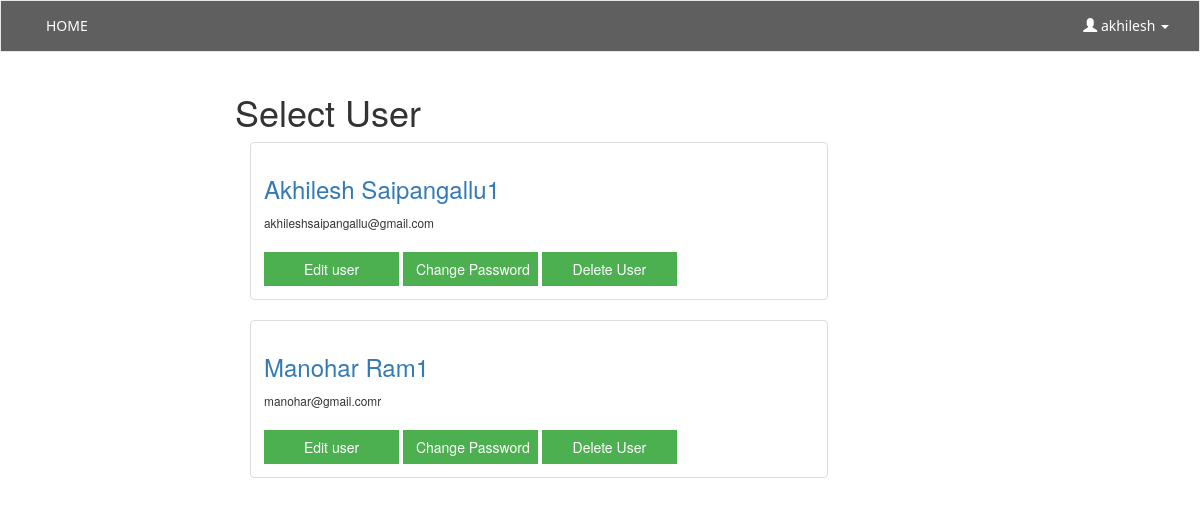
Before: /wiki/select-user/ (signed in) with the older database file.
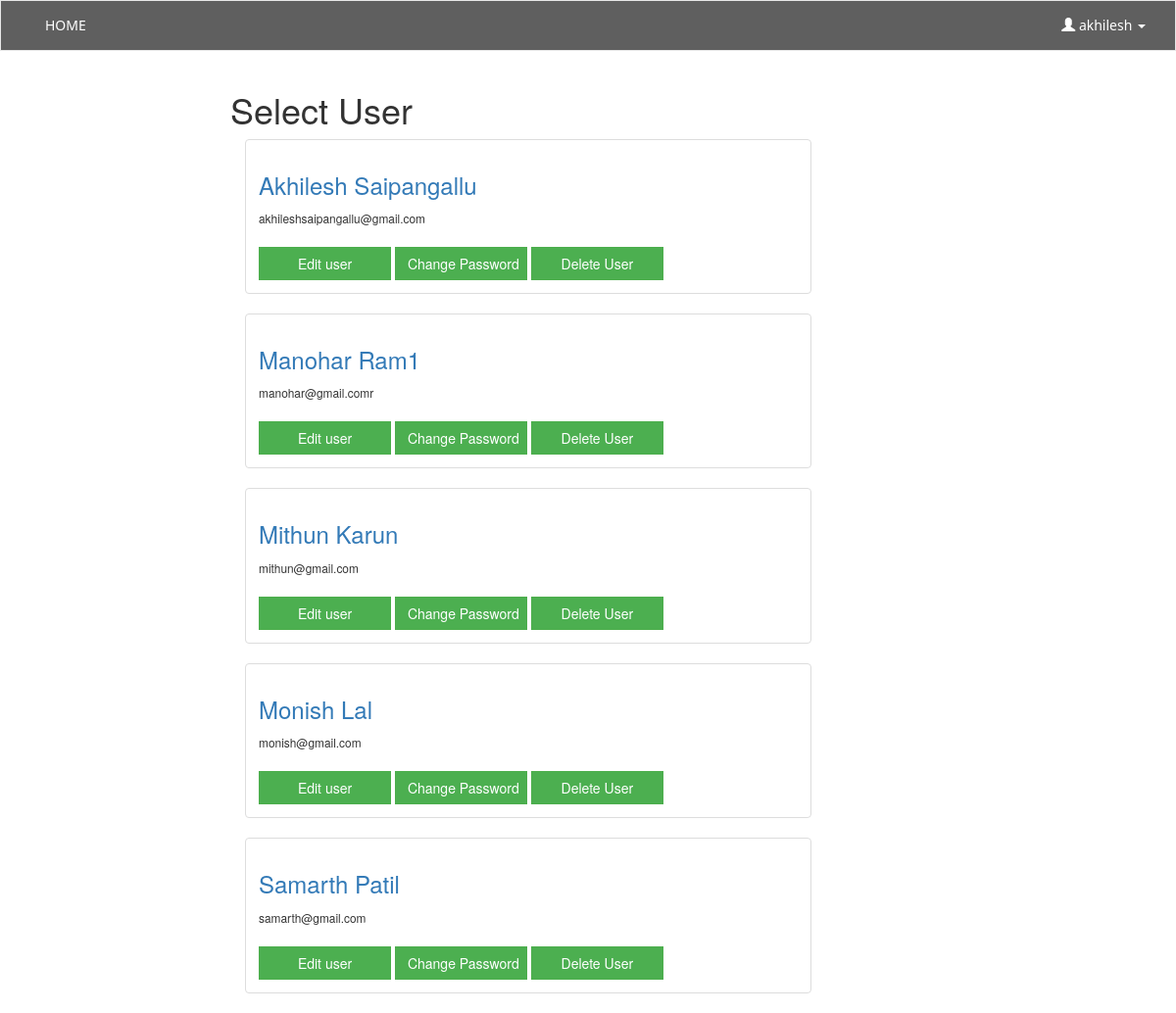
After: the same page with the newer database file.
### wiki/models.py (models this page shows, shortened)
class UserProfile(models.Model):
    user = models.ForeignKey(
        User, null=True, blank=True, related_name='user_name'
    )
    username = models.CharField(
        max_length=15, unique=True, null=False, blank=False
    )
    fullName = models.CharField(max_length=45)
    email = models.CharField(max_length=75)
    userLevel = models.IntegerField(choices=USERLEVEL, default=0)
    lastUpdatedBy = models.ForeignKey(
        User, null=True, blank=True, default=user
    )
    lastUpdated = models.DateTimeField(auto_now=True, auto_now_add=False)

### wiki/views.py (the view)
@login_required
def selectUser(request):
    userLevel = get_object_or_404(UserProfile, user=request.user).userLevel
    if userLevel != 5:
        return HttpResponseRedirect(reverse('error'))
    else:
        userList = UserProfile.objects.all()
        context = {
            'userList': userList,
        }
        return render(request, 'wiki/selectUser.html', context)

### templates/wiki/selectUser.html (shortened to what this page needs)
{% extends 'wiki/base.html' %}
{% block middle_area %}
    <div class="col-sm-10">
        <div class="row">
            <div><h1>Select User</h1></div>
            {% for obj in userList %}
                <div class="col-sm-12">
                    <div class="thumbnail">
                        <div class="caption">
                            <h3 style="color:#337ab7">{{ obj.fullName }}</h3>
                            <small>{{ obj.email }}</small><br><br>
                            <a href="{% url 'editUser' obj.username %}">
                                <button type="button" class="btn btn-success">Edit user</button>
                            </a>
                            <a href="{% url 'changePassword' obj.username %}">
                                <button type="button" class="btn btn-success">Change Password</button>
                            </a>
                            <button type="button" class="btn btn-success deletebutton" id="" value={{ obj.username }} data-toggle="modal" data-target="#myModal">Delete User</button>
                        </div>
                    </div>
                </div>
            {% endfor %}
        </div>
    </div>
{% endblock middle_area %}

### templates/wiki/base.html (shortened to what this page needs)
<!DOCTYPE html>
{% load staticfiles %}
<html>
    <head>
        <link rel="stylesheet" href="https://maxcdn.bootstrapcdn.com/bootstrap/3.3.7/css/bootstrap.min.css">
    </head>
    <body>
        {% block content %}
            <nav class="navbar navbar-default navbar-border">
                <div class="container-fluid">
                    <div class="collapse navbar-collapse" id="myNavbar">
                        <ul class="nav navbar-nav">
                            <li class=""><a href="{% url 'homePage' %}">HOME</a></li>
                        </ul>
                        <ul class="nav navbar-nav navbar-right">
                            {% block log_out %}
                                <li class="dropdown">
                                    <a class="dropdown-toggle" data-toggle="dropdown" href="#">
                                        <span class="glyphicon glyphicon-user"></span>
                                         {{ user }}
                                        <span class="caret"></span>
                                    </a>
                                </li>
                            {% endblock log_out %}
                        </ul>
                    </div>
                </div>
            </nav>
            <div class="container">
                <div class="container-fluid text-center">
                    <div class="row content">
                        <div class="col-sm-2 sidenav">
                        </div>
                        <div class="col-sm-8 text-left">
                            {% block middle_area %}
                            {% endblock middle_area %}
                        </div>
                        <div class="col-sm-2 sidenav class_font">
                        </div>
                    </div>
                </div>
            </div>
        {% endblock %}
    </body>
</html>

Changed rows visible on the page:
changed UserProfile "akhileshsaipangallu@gmail.com": fullName "Akhilesh Saipangallu1" → "Akhilesh Saipangallu"
added UserProfile: fullName "Mithun Karun", email "mithun@gmail.com"
added UserProfile: fullName "Monish Lal", email "monish@gmail.com"
added UserProfile: fullName "Samarth Patil", email "samarth@gmail.com"
